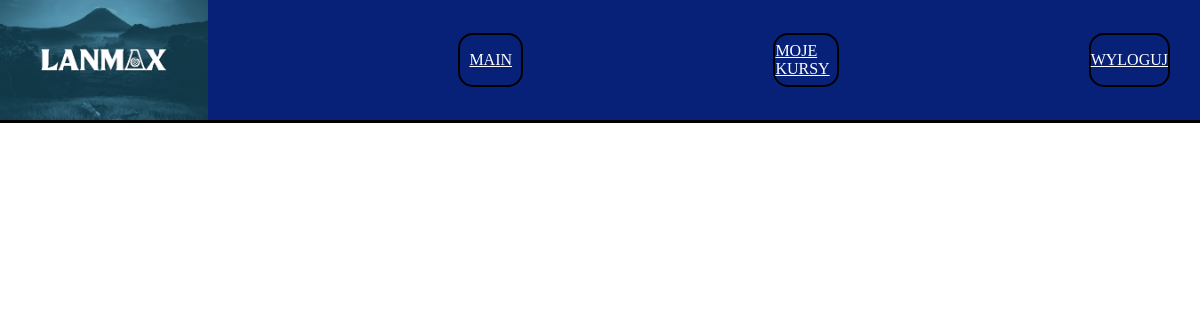
Before: / with the older database file.
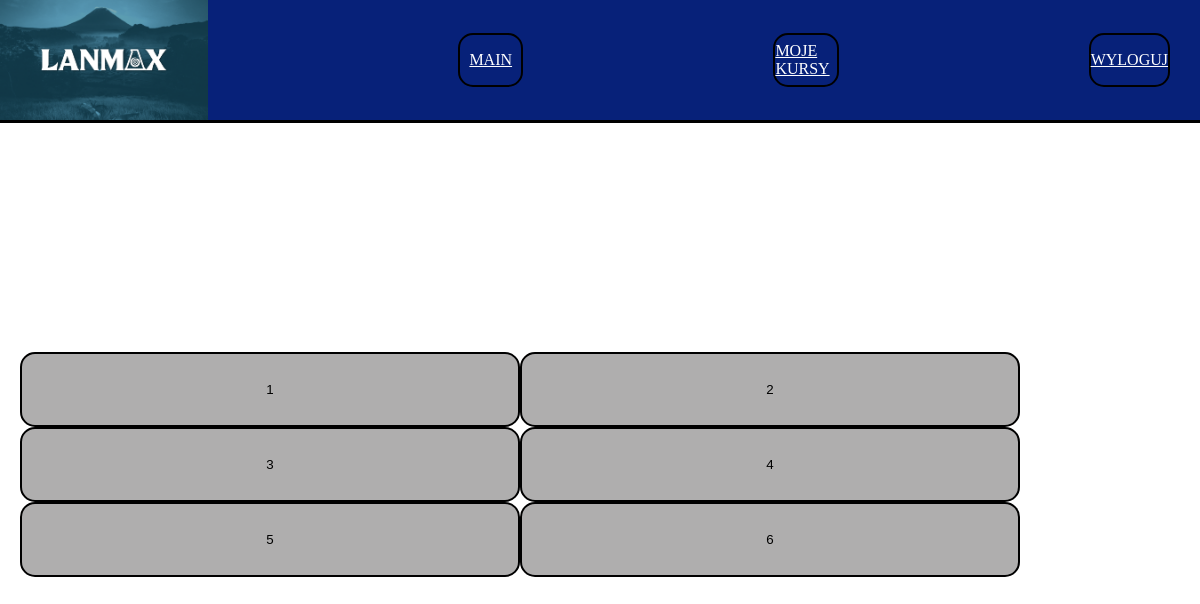
After: the same page with the newer database file.
### tables this page shows
CREATE TABLE `rodzaje` (
  `ID` int(11) NOT NULL,
  `tytul_kursy` varchar(30) NOT NULL
);

### index.php (the view, shortened to what this page needs)
<!DOCTYPE html>
<html lang="en">
<head>
    <link rel="stylesheet" href="style.css">
</head>
<body>
<div id="baner">
    <img id="logo" src="logo.png" alt="LANMAX">
    <?php include 'menu.php'; ?>
</div>
<div id="języki">
    <form action="" method="post">
        <?php
        $server = "localhost";
        $dbpass = "";
        $dbuser = "root";
        $db = "szkola";
        $conn = mysqli_connect($server, $dbuser, $dbpass, $db);
        $sql = "SELECT * FROM rodzaje";
        $result = mysqli_query($conn, $sql);
        if(mysqli_num_rows($result) > 0){
            while($row = mysqli_fetch_assoc($result)){
                echo "<input type='submit' name='submit' class='divy2' value='{$row['ID']}' data-id='{$row['ID']}'>";
            }
        }
        ?>
    </form>
</div>
</body>
</html>

### menu.php (shortened to what this page needs)
<?php
if(isset($_SESSION['zalogowano']) && !$_SESSION['zalogowano']){
    echo "<div class='linki'><a href='Rejestracja.php'>REJESTRACJA</a></div>";
    echo "<div class='linki'><a href='Logowanie.php'>LOGOWANIE</a></div>";
} else {
    echo "<div class='linki'><a href='index.php'>MAIN</a></div>";
    echo "<div class='linki'><a href='kursy.php'>MOJE KURSY</a></div>" ;
    echo "<div class='linki'><a href='wylog.php'>WYLOGUJ</a></div>";
}
?>

### style.css (style rules this page uses)
#logo { width: 250px; height: 15vh; }
body { margin: 0px; }
#baner { display: flex; gap: 250px; border-bottom: solid black 3px; background-color: rgb(7, 33, 121); align-items: center; padding-right: 30px; }
#języki { height: 80.35vh; gap: 20px; display: flex; align-items: center; flex-direction: column; padding: 20px; justify-content: center; }
.divy2 { background-color: rgb(175, 174, 174); height: 75px; width: 500px; border: solid black 2px; border-radius: 15px; text-align: center; }
a { color: white; }
.linki { height: 50px; width: 150px; border: solid black 2px; border-radius: 15px; display: flex; justify-content: center; align-items: center; }

Changed rows visible on the page:
added rodzaje: submit "1"
added rodzaje: submit "2"
added rodzaje: submit "3"
added rodzaje: submit "4"
added rodzaje: submit "5"
added rodzaje: submit "6"
